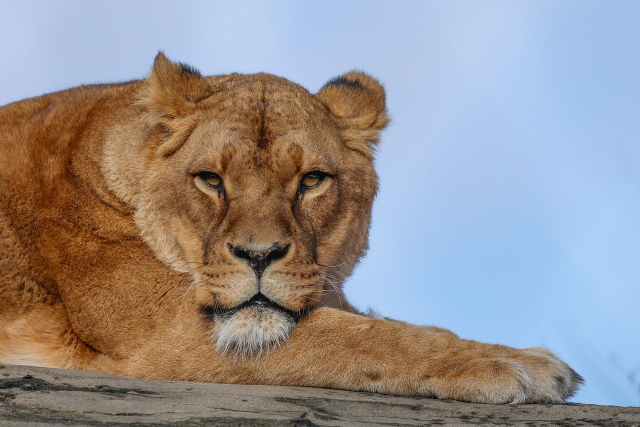
#> input picture opencv_basic/data/lion.jpg, 1280 x 853 px (shown at 1/2 size)
$ python resizing.py
#> lines starting #> are read from the running program, lines starting #| are printed output that depends on the picture
import os
import cv2

img = cv2.imread(os.path.join('..', 'data', 'lion.jpg'))
#> img is the input picture: shape (853, 1280, 3); mean B, G, R 145.7, 145.1, 150.5
# (853, 1280, 3)
resized_img = cv2.resize(img, (453, 640))
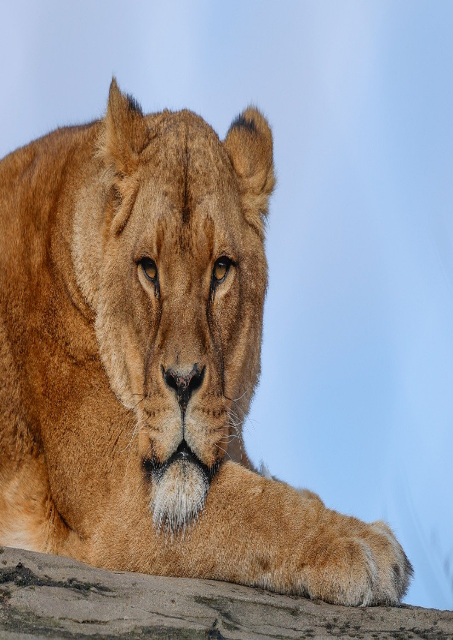
#> resized_img: shape (640, 453, 3); mean B, G, R 145.6, 145, 150.4

print(img.shape)
#| (853, 1280, 3)
print(resized_img.shape)
#| (640, 453, 3)

cv2.imshow('img', img)
cv2.imshow('resized_img', resized_img)

cv2.waitKey(0)

$ run again, with opencv_basic/data/partridge.jpg copied over opencv_basic/data/lion.jpg
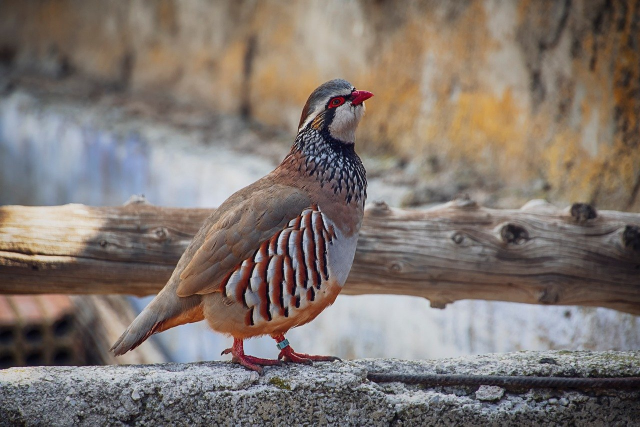
#> input picture opencv_basic/data/partridge.jpg, 1280 x 853 px (shown at 1/2 size)
#> img is the input picture: shape (853, 1280, 3); mean B, G, R 111.1, 117.5, 128
#> `resized_img = cv2.resize(img, (453, 640))`:
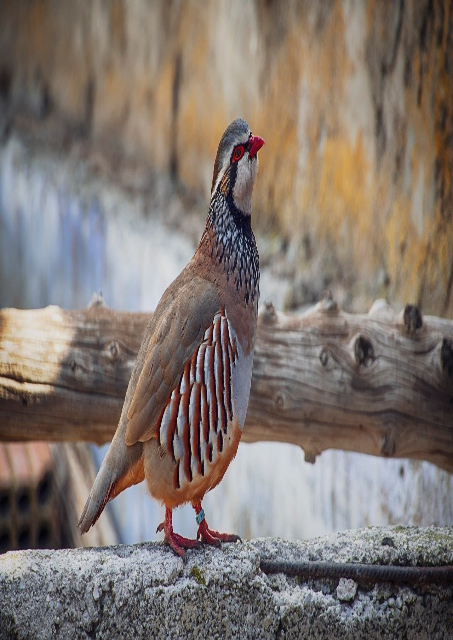
#> resized_img: shape (640, 453, 3); mean B, G, R 111, 117.4, 127.9
#| (853, 1280, 3)
#| (640, 453, 3)

$ run again, with opencv_basic/data/woman.jpg copied over opencv_basic/data/lion.jpg
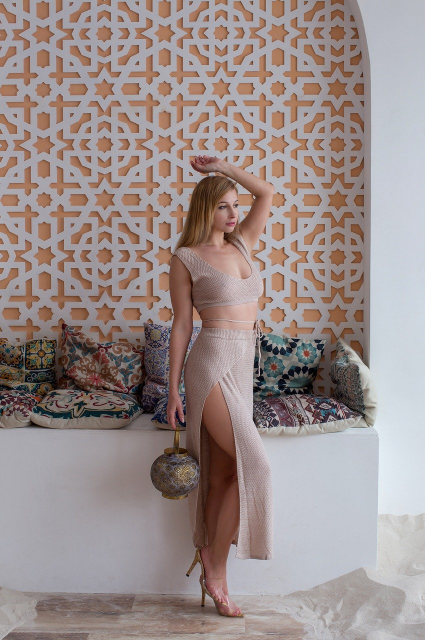
#> input picture opencv_basic/data/woman.jpg, 850 x 1280 px (shown at 1/2 size)
#> img is the input picture: shape (1280, 850, 3); mean B, G, R 139.8, 141.8, 155.3
#> `resized_img = cv2.resize(img, (453, 640))`:
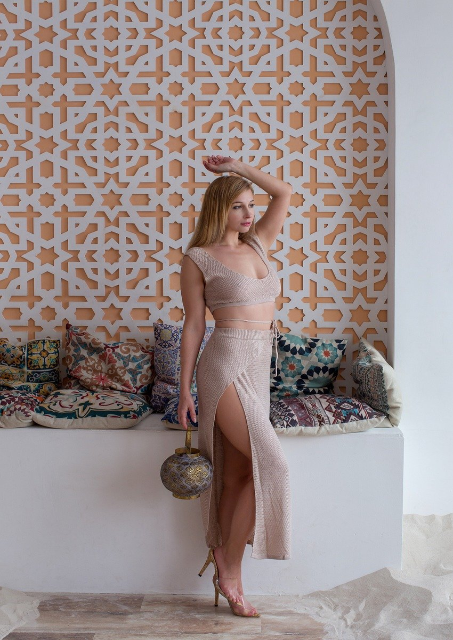
#> resized_img: shape (640, 453, 3); mean B, G, R 139.7, 141.8, 155.2
#| (1280, 850, 3)
#| (640, 453, 3)
